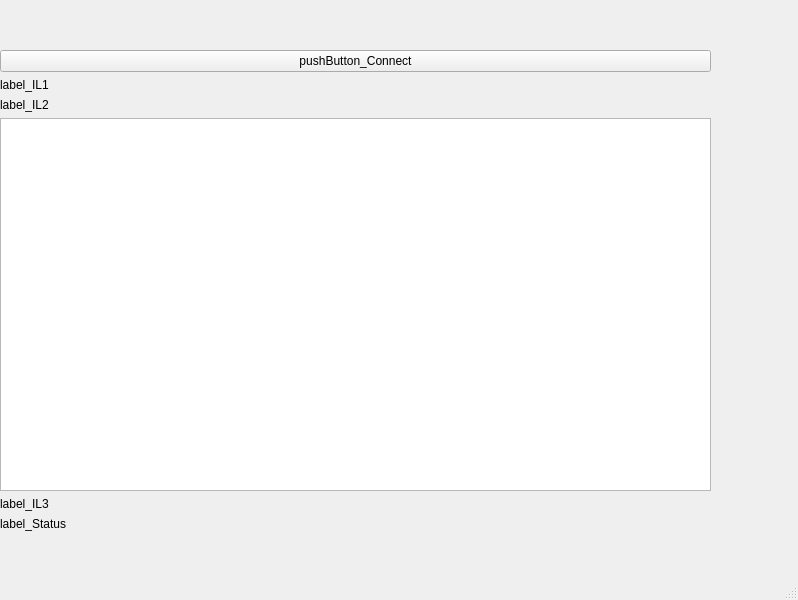
<?xml version="1.0" encoding="UTF-8"?>
<ui version="4.0">
 <class>MainWindow</class>
 <widget class="QMainWindow" name="MainWindow">
  <property name="geometry">
   <rect>
    <x>0</x>
    <y>0</y>
    <width>798</width>
    <height>600</height>
   </rect>
  </property>
  <property name="windowTitle">
   <string>MainWindow</string>
  </property>
  <widget class="QWidget" name="centralwidget">
   <widget class="QWidget" name="verticalLayoutWidget">
    <property name="geometry">
     <rect>
      <x>0</x>
      <y>50</y>
      <width>711</width>
      <height>481</height>
     </rect>
    </property>
    <layout class="QVBoxLayout" name="verticalLayout">
     <item>
      <widget class="QPushButton" name="pushButton_Connect">
       <property name="text">
        <string>pushButton_Connect</string>
       </property>
      </widget>
     </item>
     <item>
      <widget class="QLabel" name="label_IL1">
       <property name="text">
        <string>label_IL1</string>
       </property>
      </widget>
     </item>
     <item>
      <widget class="QLabel" name="label_IL2">
       <property name="text">
        <string>label_IL2</string>
       </property>
      </widget>
     </item>
     <item>
      <widget class="QTextEdit" name="textEdit_Log"/>
     </item>
     <item>
      <widget class="QLabel" name="label_IL3">
       <property name="text">
        <string>label_IL3</string>
       </property>
      </widget>
     </item>
     <item>
      <widget class="QLabel" name="label_Status">
       <property name="text">
        <string>label_Status</string>
       </property>
      </widget>
     </item>
    </layout>
   </widget>
  </widget>
  <widget class="QMenuBar" name="menubar">
   <property name="geometry">
    <rect>
     <x>0</x>
     <y>0</y>
     <width>798</width>
     <height>33</height>
    </rect>
   </property>
  </widget>
  <widget class="QStatusBar" name="statusbar"/>
 </widget>
 <resources/>
 <connections/>
</ui>
